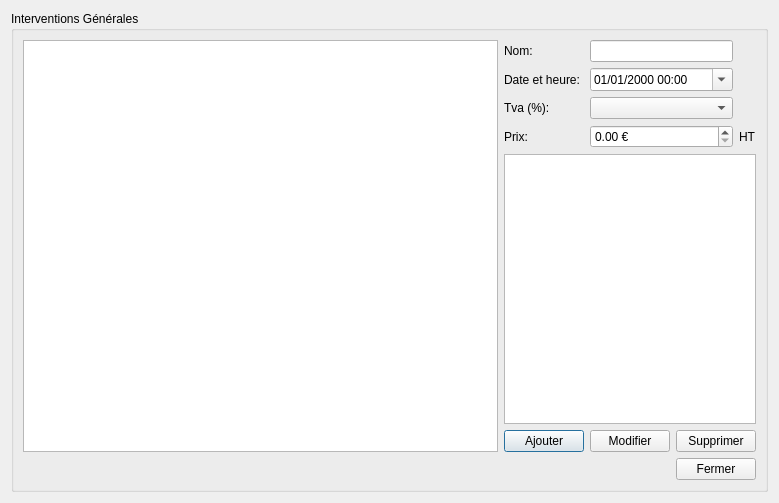
<?xml version="1.0" encoding="UTF-8"?>
<ui version="4.0">
 <class>DialogServicesEdit</class>
 <widget class="QDialog" name="DialogServicesEdit">
  <property name="geometry">
   <rect>
    <x>0</x>
    <y>0</y>
    <width>757</width>
    <height>503</height>
   </rect>
  </property>
  <property name="windowTitle">
   <string>Edition des services</string>
  </property>
  <property name="windowIcon">
   <iconset resource="../ressources.qrc">
    <normaloff>:/app/services</normaloff>:/app/services</iconset>
  </property>
  <layout class="QVBoxLayout" name="verticalLayout">
   <item>
    <widget class="QGroupBox" name="groupBox_IntCom">
     <property name="title">
      <string>Interventions Générales</string>
     </property>
     <layout class="QVBoxLayout" name="verticalLayout_6">
      <item>
       <layout class="QHBoxLayout" name="horizontalLayout_name">
        <item>
         <layout class="QVBoxLayout" name="verticalLayout_2">
          <item>
           <widget class="QTableWidget" name="tableWidget_Inter">
            <property name="minimumSize">
             <size>
              <width>475</width>
              <height>0</height>
             </size>
            </property>
           </widget>
          </item>
         </layout>
        </item>
        <item>
         <layout class="QVBoxLayout" name="verticalLayout_5">
          <item>
           <layout class="QGridLayout" name="gridLayout">
            <item row="1" column="0">
             <widget class="QLabel" name="label_3">
              <property name="text">
               <string>Date et heure: </string>
              </property>
             </widget>
            </item>
            <item row="1" column="1">
             <widget class="QDateTimeEdit" name="dateTimeEdit">
              <property name="displayFormat">
               <string>dd/MM/yyyy HH:mm</string>
              </property>
              <property name="calendarPopup">
               <bool>true</bool>
              </property>
             </widget>
            </item>
            <item row="2" column="0">
             <widget class="QLabel" name="label_titletax">
              <property name="text">
               <string>Tva (%):</string>
              </property>
             </widget>
            </item>
            <item row="2" column="1">
             <widget class="QComboBox" name="comboBox_tax"/>
            </item>
            <item row="0" column="0">
             <widget class="QLabel" name="LabelName">
              <property name="text">
               <string>Nom: </string>
              </property>
             </widget>
            </item>
            <item row="0" column="1">
             <widget class="QLineEdit" name="lineEdit_Name">
              <property name="text">
               <string/>
              </property>
              <property name="maxLength">
               <number>255</number>
              </property>
             </widget>
            </item>
            <item row="3" column="0">
             <widget class="QLabel" name="label_2">
              <property name="text">
               <string>Prix: </string>
              </property>
             </widget>
            </item>
            <item row="3" column="1">
             <widget class="QDoubleSpinBox" name="doubleSpinBox">
              <property name="suffix">
               <string> €</string>
              </property>
              <property name="maximum">
               <double>999999.000000000000000</double>
              </property>
             </widget>
            </item>
            <item row="3" column="2">
             <widget class="QLabel" name="label_tax">
              <property name="text">
               <string>HT</string>
              </property>
             </widget>
            </item>
           </layout>
          </item>
          <item>
           <widget class="QTextEdit" name="textEdit_Desc">
            <property name="sizePolicy">
             <sizepolicy hsizetype="Expanding" vsizetype="Expanding">
              <horstretch>0</horstretch>
              <verstretch>0</verstretch>
             </sizepolicy>
            </property>
            <property name="minimumSize">
             <size>
              <width>0</width>
              <height>0</height>
             </size>
            </property>
            <property name="sizeIncrement">
             <size>
              <width>0</width>
              <height>0</height>
             </size>
            </property>
            <property name="baseSize">
             <size>
              <width>0</width>
              <height>0</height>
             </size>
            </property>
           </widget>
          </item>
          <item>
           <layout class="QHBoxLayout" name="horizontalLayout">
            <item>
             <spacer name="horizontalSpacer">
              <property name="orientation">
               <enum>Qt::Horizontal</enum>
              </property>
              <property name="sizeHint" stdset="0">
               <size>
                <width>40</width>
                <height>20</height>
               </size>
              </property>
             </spacer>
            </item>
            <item>
             <widget class="QPushButton" name="pushButton_add">
              <property name="text">
               <string>Ajouter</string>
              </property>
              <property name="icon">
               <iconset resource="../ressources.qrc">
                <normaloff>:/app/insert</normaloff>:/app/insert</iconset>
              </property>
             </widget>
            </item>
            <item>
             <widget class="QPushButton" name="pushButton_edit">
              <property name="text">
               <string>Modifier</string>
              </property>
              <property name="icon">
               <iconset resource="../ressources.qrc">
                <normaloff>:/app/Edit</normaloff>:/app/Edit</iconset>
              </property>
             </widget>
            </item>
            <item>
             <widget class="QPushButton" name="pushButton_del">
              <property name="text">
               <string>Supprimer</string>
              </property>
              <property name="icon">
               <iconset resource="../ressources.qrc">
                <normaloff>:/app/remove</normaloff>:/app/remove</iconset>
              </property>
             </widget>
            </item>
           </layout>
          </item>
         </layout>
        </item>
       </layout>
      </item>
      <item>
       <layout class="QHBoxLayout" name="horizontalLayout_2">
        <item>
         <spacer name="horizontalSpacer_2">
          <property name="orientation">
           <enum>Qt::Horizontal</enum>
          </property>
          <property name="sizeHint" stdset="0">
           <size>
            <width>40</width>
            <height>20</height>
           </size>
          </property>
         </spacer>
        </item>
        <item>
         <widget class="QPushButton" name="pushButton_close">
          <property name="text">
           <string>Fermer</string>
          </property>
         </widget>
        </item>
       </layout>
      </item>
     </layout>
    </widget>
   </item>
  </layout>
 </widget>
 <resources>
  <include location="../ressources.qrc"/>
 </resources>
 <connections/>
</ui>
